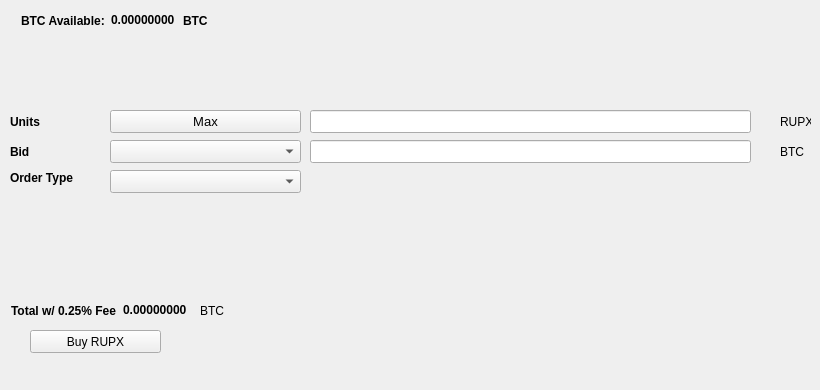
   <widget class="QWidget" name="BuyTab">
    <attribute name="title">
     <string>Buy</string>
    </attribute>
    <widget class="QPushButton" name="BuyRUP">
     <property name="geometry">
      <rect>
       <x>30</x>
       <y>330</y>
       <width>131</width>
       <height>23</height>
      </rect>
     </property>
     <property name="text">
      <string>Buy RUPX</string>
     </property>
     <property name="icon">
      <iconset resource="../rupaya.qrc">
       <normaloff>:/icons/bitcoin</normaloff>:/icons/bitcoin</iconset>
     </property>
    </widget>
    <widget class="QLabel" name="label_3">
     <property name="geometry">
      <rect>
       <x>10</x>
       <y>110</y>
       <width>46</width>
       <height>23</height>
      </rect>
     </property>
     <property name="font">
      <font>
       <weight>75</weight>
       <bold>true</bold>
      </font>
     </property>
     <property name="text">
      <string>Units</string>
     </property>
    </widget>
    <widget class="QLineEdit" name="UnitsInput">
     <property name="geometry">
      <rect>
       <x>310</x>
       <y>110</y>
       <width>441</width>
       <height>23</height>
      </rect>
     </property>
     <property name="font">
      <font>
       <pointsize>9</pointsize>
       <weight>75</weight>
       <bold>true</bold>
      </font>
     </property>
    </widget>
    <widget class="QLineEdit" name="BuyBidPriceEdit">
     <property name="geometry">
      <rect>
       <x>310</x>
       <y>140</y>
       <width>441</width>
       <height>23</height>
      </rect>
     </property>
     <property name="font">
      <font>
       <pointsize>9</pointsize>
       <weight>75</weight>
       <bold>true</bold>
      </font>
     </property>
    </widget>
    <widget class="QLabel" name="label_4">
     <property name="geometry">
      <rect>
       <x>780</x>
       <y>110</y>
       <width>31</width>
       <height>23</height>
      </rect>
     </property>
     <property name="text">
      <string>RUPX</string>
     </property>
    </widget>
    <widget class="QLabel" name="label_5">
     <property name="geometry">
      <rect>
       <x>780</x>
       <y>140</y>
       <width>31</width>
       <height>23</height>
      </rect>
     </property>
     <property name="text">
      <string>BTC</string>
     </property>
    </widget>
    <widget class="QLabel" name="label_6">
     <property name="geometry">
      <rect>
       <x>10</x>
       <y>140</y>
       <width>46</width>
       <height>23</height>
      </rect>
     </property>
     <property name="font">
      <font>
       <weight>75</weight>
       <bold>true</bold>
      </font>
     </property>
     <property name="text">
      <string>Bid</string>
     </property>
    </widget>
    <widget class="QLabel" name="label_7">
     <property name="geometry">
      <rect>
       <x>10</x>
       <y>170</y>
       <width>91</width>
       <height>16</height>
      </rect>
     </property>
     <property name="font">
      <font>
       <weight>75</weight>
       <bold>true</bold>
      </font>
     </property>
     <property name="text">
      <string>Order Type</string>
     </property>
    </widget>
    <widget class="QPushButton" name="Buy_Max_Amount">
     <property name="geometry">
      <rect>
       <x>110</x>
       <y>110</y>
       <width>191</width>
       <height>23</height>
      </rect>
     </property>
     <property name="font">
      <font>
       <pointsize>10</pointsize>
      </font>
     </property>
     <property name="text">
      <string>Max</string>
     </property>
    </widget>
    <widget class="QComboBox" name="BuyBidcomboBox">
     <property name="geometry">
      <rect>
       <x>110</x>
       <y>140</y>
       <width>191</width>
       <height>23</height>
      </rect>
     </property>
     <property name="font">
      <font>
       <pointsize>10</pointsize>
      </font>
     </property>
    </widget>
    <widget class="QComboBox" name="buyOrdertypeCombo">
     <property name="geometry">
      <rect>
       <x>110</x>
       <y>170</y>
       <width>191</width>
       <height>23</height>
      </rect>
     </property>
     <property name="font">
      <font>
       <pointsize>10</pointsize>
      </font>
     </property>
    </widget>
    <widget class="QWidget" name="layoutWidget1">
     <property name="geometry">
      <rect>
       <x>21</x>
       <y>11</y>
       <width>227</width>
       <height>19</height>
      </rect>
     </property>
     <layout class="QHBoxLayout" name="horizontalLayout_3">
      <item>
       <widget class="QLabel" name="label232">
        <property name="font">
         <font>
          <weight>75</weight>
          <bold>true</bold>
         </font>
        </property>
        <property name="text">
         <string>BTC Available:</string>
        </property>
       </widget>
      </item>
      <item>
       <widget class="QLabel" name="BtcAvailableLbl">
        <property name="palette">
         <palette>
          <active>
           <colorrole role="WindowText">
            <brush brushstyle="SolidPattern">
             <color alpha="255">
              <red>0</red>
              <green>0</green>
              <blue>0</blue>
             </color>
            </brush>
           </colorrole>
           <colorrole role="Button">
            <brush brushstyle="SolidPattern">
             <color alpha="255">
              <red>0</red>
              <green>170</green>
              <blue>0</blue>
             </color>
            </brush>
           </colorrole>
           <colorrole role="Light">
            <brush brushstyle="SolidPattern">
             <color alpha="255">
              <red>0</red>
              <green>255</green>
              <blue>0</blue>
             </color>
            </brush>
           </colorrole>
           <colorrole role="Midlight">
            <brush brushstyle="SolidPattern">
             <color alpha="255">
              <red>0</red>
              <green>212</green>
              <blue>0</blue>
             </color>
            </brush>
           </colorrole>
           <colorrole role="Dark">
            <brush brushstyle="SolidPattern">
             <color alpha="255">
              <red>0</red>
              <green>85</green>
              <blue>0</blue>
             </color>
            </brush>
           </colorrole>
           <colorrole role="Mid">
            <brush brushstyle="SolidPattern">
             <color alpha="255">
              <red>0</red>
              <green>113</green>
              <blue>0</blue>
             </color>
            </brush>
           </colorrole>
           <colorrole role="Text">
            <brush brushstyle="SolidPattern">
             <color alpha="255">
              <red>0</red>
              <green>170</green>
              <blue>0</blue>
             </color>
            </brush>
           </colorrole>
           <colorrole role="BrightText">
            <brush brushstyle="SolidPattern">
             <color alpha="255">
              <red>255</red>
              <green>255</green>
              <blue>255</blue>
             </color>
            </brush>
           </colorrole>
           <colorrole role="ButtonText">
            <brush brushstyle="SolidPattern">
             <color alpha="255">
              <red>0</red>
              <green>0</green>
              <blue>0</blue>
             </color>
            </brush>
           </colorrole>
           <colorrole role="Base">
            <brush brushstyle="SolidPattern">
             <color alpha="255">
              <red>255</red>
              <green>255</green>
              <blue>255</blue>
             </color>
            </brush>
           </colorrole>
           <colorrole role="Window">
            <brush brushstyle="SolidPattern">
             <color alpha="255">
              <red>0</red>
              <green>170</green>
              <blue>0</blue>
             </color>
            </brush>
           </colorrole>
           <colorrole role="Shadow">
            <brush brushstyle="SolidPattern">
             <color alpha="255">
              <red>0</red>
              <green>0</green>
              <blue>0</blue>
             </color>
            </brush>
           </colorrole>
           <colorrole role="AlternateBase">
            <brush brushstyle="SolidPattern">
             <color alpha="255">
              <red>127</red>
              <green>212</green>
              <blue>127</blue>
             </color>
            </brush>
           </colorrole>
           <colorrole role="ToolTipBase">
            <brush brushstyle="SolidPattern">
             <color alpha="255">
              <red>255</red>
              <green>255</green>
              <blue>220</blue>
             </color>
            </brush>
           </colorrole>
           <colorrole role="ToolTipText">
            <brush brushstyle="SolidPattern">
             <color alpha="255">
              <red>0</red>
              <green>0</green>
              <blue>0</blue>
             </color>
            </brush>
           </colorrole>
          </active>
          <inactive>
           <colorrole role="WindowText">
            <brush brushstyle="SolidPattern">
             <color alpha="255">
              <red>0</red>
              <green>0</green>
              <blue>0</blue>
             </color>
            </brush>
           </colorrole>
           <colorrole role="Button">
            <brush brushstyle="SolidPattern">
             <color alpha="255">
              <red>0</red>
              <green>170</green>
              <blue>0</blue>
             </color>
            </brush>
           </colorrole>
           <colorrole role="Light">
            <brush brushstyle="SolidPattern">
             <color alpha="255">
              <red>0</red>
              <green>255</green>
              <blue>0</blue>
             </color>
            </brush>
           </colorrole>
           <colorrole role="Midlight">
            <brush brushstyle="SolidPattern">
             <color alpha="255">
              <red>0</red>
              <green>212</green>
              <blue>0</blue>
             </color>
            </brush>
           </colorrole>
           <colorrole role="Dark">
            <brush brushstyle="SolidPattern">
             <color alpha="255">
              <red>0</red>
              <green>85</green>
              <blue>0</blue>
             </color>
            </brush>
           </colorrole>
           <colorrole role="Mid">
            <brush brushstyle="SolidPattern">
             <color alpha="255">
              <red>0</red>
              <green>113</green>
              <blue>0</blue>
             </color>
            </brush>
           </colorrole>
           <colorrole role="Text">
            <brush brushstyle="SolidPattern">
             <color alpha="255">
              <red>0</red>
              <green>170</green>
              <blue>0</blue>
             </color>
            </brush>
           </colorrole>
           <colorrole role="BrightText">
            <brush brushstyle="SolidPattern">
             <color alpha="255">
              <red>255</red>
              <green>255</green>
              <blue>255</blue>
             </color>
            </brush>
           </colorrole>
           <colorrole role="ButtonText">
            <brush brushstyle="SolidPattern">
             <color alpha="255">
              <red>0</red>
              <green>0</green>
              <blue>0</blue>
             </color>
            </brush>
           </colorrole>
           <colorrole role="Base">
            <brush brushstyle="SolidPattern">
             <color alpha="255">
              <red>255</red>
              <green>255</green>
              <blue>255</blue>
             </color>
            </brush>
           </colorrole>
           <colorrole role="Window">
            <brush brushstyle="SolidPattern">
             <color alpha="255">
              <red>0</red>
              <green>170</green>
              <blue>0</blue>
             </color>
            </brush>
           </colorrole>
           <colorrole role="Shadow">
            <brush brushstyle="SolidPattern">
             <color alpha="255">
              <red>0</red>
              <green>0</green>
              <blue>0</blue>
             </color>
            </brush>
           </colorrole>
           <colorrole role="AlternateBase">
            <brush brushstyle="SolidPattern">
             <color alpha="255">
              <red>127</red>
              <green>212</green>
              <blue>127</blue>
             </color>
            </brush>
           </colorrole>
           <colorrole role="ToolTipBase">
            <brush brushstyle="SolidPattern">
             <color alpha="255">
              <red>255</red>
              <green>255</green>
              <blue>220</blue>
             </color>
            </brush>
           </colorrole>
           <colorrole role="ToolTipText">
            <brush brushstyle="SolidPattern">
             <color alpha="255">
              <red>0</red>
              <green>0</green>
              <blue>0</blue>
             </color>
            </brush>
           </colorrole>
          </inactive>
          <disabled>
           <colorrole role="WindowText">
            <brush brushstyle="SolidPattern">
             <color alpha="255">
              <red>0</red>
              <green>85</green>
              <blue>0</blue>
             </color>
            </brush>
           </colorrole>
           <colorrole role="Button">
            <brush brushstyle="SolidPattern">
             <color alpha="255">
              <red>0</red>
              <green>170</green>
              <blue>0</blue>
             </color>
            </brush>
           </colorrole>
           <colorrole role="Light">
            <brush brushstyle="SolidPattern">
             <color alpha="255">
              <red>0</red>
              <green>255</green>
              <blue>0</blue>
             </color>
            </brush>
           </colorrole>
           <colorrole role="Midlight">
            <brush brushstyle="SolidPattern">
             <color alpha="255">
              <red>0</red>
              <green>212</green>
              <blue>0</blue>
             </color>
            </brush>
           </colorrole>
           <colorrole role="Dark">
            <brush brushstyle="SolidPattern">
             <color alpha="255">
              <red>0</red>
              <green>85</green>
              <blue>0</blue>
             </color>
            </brush>
           </colorrole>
           <colorrole role="Mid">
            <brush brushstyle="SolidPattern">
             <color alpha="255">
              <red>0</red>
              <green>113</green>
              <blue>0</blue>
             </color>
            </brush>
           </colorrole>
           <colorrole role="Text">
            <brush brushstyle="SolidPattern">
             <color alpha="255">
              <red>0</red>
              <green>85</green>
              <blue>0</blue>
             </color>
            </brush>
           </colorrole>
           <colorrole role="BrightText">
            <brush brushstyle="SolidPattern">
             <color alpha="255">
              <red>255</red>
              <green>255</green>
              <blue>255</blue>
             </color>
            </brush>
           </colorrole>
           <colorrole role="ButtonText">
            <brush brushstyle="SolidPattern">
             <color alpha="255">
              <red>0</red>
              <green>85</green>
              <blue>0</blue>
             </color>
            </brush>
           </colorrole>
           <colorrole role="Base">
            <brush brushstyle="SolidPattern">
             <color alpha="255">
              <red>0</red>
              <green>170</green>
              <blue>0</blue>
             </color>
            </brush>
           </colorrole>
           <colorrole role="Window">
            <brush brushstyle="SolidPattern">
             <color alpha="255">
              <red>0</red>
              <green>170</green>
              <blue>0</blue>
             </color>
            </brush>
           </colorrole>
           <colorrole role="Shadow">
            <brush brushstyle="SolidPattern">
             <color alpha="255">
              <red>0</red>
              <green>0</green>
              <blue>0</blue>
             </color>
            </brush>
           </colorrole>
           <colorrole role="AlternateBase">
            <brush brushstyle="SolidPattern">
             <color alpha="255">
              <red>0</red>
              <green>170</green>
              <blue>0</blue>
             </color>
            </brush>
           </colorrole>
           <colorrole role="ToolTipBase">
            <brush brushstyle="SolidPattern">
             <color alpha="255">
              <red>255</red>
              <green>255</green>
              <blue>220</blue>
             </color>
            </brush>
           </colorrole>
           <colorrole role="ToolTipText">
            <brush brushstyle="SolidPattern">
             <color alpha="255">
              <red>0</red>
              <green>0</green>
              <blue>0</blue>
             </color>
            </brush>
           </colorrole>
          </disabled>
         </palette>
        </property>
        <property name="font">
         <font>
          <weight>75</weight>
          <bold>true</bold>
         </font>
        </property>
        <property name="text">
         <string>0.00000000</string>
        </property>
        <property name="textInteractionFlags">
         <set>Qt::LinksAccessibleByMouse|Qt::TextSelectableByKeyboard|Qt::TextSelectableByMouse</set>
        </property>
       </widget>
      </item>
      <item>
       <widget class="QLabel" name="BtcAvailableLbl_2">
        <property name="font">
         <font>
          <weight>75</weight>
          <bold>true</bold>
         </font>
        </property>
        <property name="text">
         <string>BTC</string>
        </property>
       </widget>
      </item>
     </layout>
    </widget>
    <widget class="QWidget" name="layoutWidge2">
     <property name="geometry">
      <rect>
       <x>11</x>
       <y>301</y>
       <width>259</width>
       <height>19</height>
      </rect>
     </property>
     <layout class="QHBoxLayout" name="horizontalLayout_4">
      <item>
       <widget class="QLabel" name="label_9">
        <property name="font">
         <font>
          <weight>75</weight>
          <bold>true</bold>
         </font>
        </property>
        <property name="text">
         <string>Total w/ 0.25% Fee</string>
        </property>
       </widget>
      </item>
      <item>
       <widget class="QLabel" name="BuyCostLabel">
        <property name="palette">
         <palette>
          <active>
           <colorrole role="WindowText">
            <brush brushstyle="SolidPattern">
             <color alpha="255">
              <red>0</red>
              <green>0</green>
              <blue>0</blue>
             </color>
            </brush>
           </colorrole>
           <colorrole role="Button">
            <brush brushstyle="SolidPattern">
             <color alpha="255">
              <red>0</red>
              <green>170</green>
              <blue>0</blue>
             </color>
            </brush>
           </colorrole>
           <colorrole role="Light">
            <brush brushstyle="SolidPattern">
             <color alpha="255">
              <red>0</red>
              <green>255</green>
              <blue>0</blue>
             </color>
            </brush>
           </colorrole>
           <colorrole role="Midlight">
            <brush brushstyle="SolidPattern">
             <color alpha="255">
              <red>0</red>
              <green>212</green>
              <blue>0</blue>
             </color>
            </brush>
           </colorrole>
           <colorrole role="Dark">
            <brush brushstyle="SolidPattern">
             <color alpha="255">
              <red>0</red>
              <green>85</green>
              <blue>0</blue>
             </color>
            </brush>
           </colorrole>
           <colorrole role="Mid">
            <brush brushstyle="SolidPattern">
             <color alpha="255">
              <red>0</red>
              <green>113</green>
              <blue>0</blue>
             </color>
            </brush>
           </colorrole>
           <colorrole role="Text">
            <brush brushstyle="SolidPattern">
             <color alpha="255">
              <red>0</red>
              <green>170</green>
              <blue>0</blue>
             </color>
            </brush>
           </colorrole>
           <colorrole role="BrightText">
            <brush brushstyle="SolidPattern">
             <color alpha="255">
              <red>255</red>
              <green>255</green>
              <blue>255</blue>
             </color>
            </brush>
           </colorrole>
           <colorrole role="ButtonText">
            <brush brushstyle="SolidPattern">
             <color alpha="255">
              <red>0</red>
              <green>0</green>
              <blue>0</blue>
             </color>
            </brush>
           </colorrole>
           <colorrole role="Base">
            <brush brushstyle="SolidPattern">
             <color alpha="255">
              <red>255</red>
              <green>255</green>
              <blue>255</blue>
             </color>
            </brush>
           </colorrole>
           <colorrole role="Window">
            <brush brushstyle="SolidPattern">
             <color alpha="255">
              <red>0</red>
              <green>170</green>
              <blue>0</blue>
             </color>
            </brush>
           </colorrole>
           <colorrole role="Shadow">
            <brush brushstyle="SolidPattern">
             <color alpha="255">
              <red>0</red>
              <green>0</green>
              <blue>0</blue>
             </color>
            </brush>
           </colorrole>
           <colorrole role="AlternateBase">
            <brush brushstyle="SolidPattern">
             <color alpha="255">
              <red>127</red>
              <green>212</green>
              <blue>127</blue>
             </color>
            </brush>
           </colorrole>
           <colorrole role="ToolTipBase">
            <brush brushstyle="SolidPattern">
             <color alpha="255">
              <red>255</red>
              <green>255</green>
              <blue>220</blue>
             </color>
            </brush>
           </colorrole>
           <colorrole role="ToolTipText">
            <brush brushstyle="SolidPattern">
             <color alpha="255">
              <red>0</red>
              <green>0</green>
              <blue>0</blue>
             </color>
            </brush>
           </colorrole>
          </active>
          <inactive>
           <colorrole role="WindowText">
            <brush brushstyle="SolidPattern">
             <color alpha="255">
              <red>0</red>
              <green>0</green>
              <blue>0</blue>
             </color>
            </brush>
           </colorrole>
           <colorrole role="Button">
            <brush brushstyle="SolidPattern">
             <color alpha="255">
              <red>0</red>
              <green>170</green>
              <blue>0</blue>
             </color>
            </brush>
           </colorrole>
           <colorrole role="Light">
            <brush brushstyle="SolidPattern">
             <color alpha="255">
              <red>0</red>
              <green>255</green>
              <blue>0</blue>
             </color>
            </brush>
           </colorrole>
           <colorrole role="Midlight">
            <brush brushstyle="SolidPattern">
             <color alpha="255">
              <red>0</red>
              <green>212</green>
              <blue>0</blue>
             </color>
            </brush>
           </colorrole>
           <colorrole role="Dark">
            <brush brushstyle="SolidPattern">
             <color alpha="255">
              <red>0</red>
              <green>85</green>
              <blue>0</blue>
             </color>
            </brush>
           </colorrole>
           <colorrole role="Mid">
            <brush brushstyle="SolidPattern">
             <color alpha="255">
              <red>0</red>
              <green>113</green>
              <blue>0</blue>
             </color>
            </brush>
           </colorrole>
           <colorrole role="Text">
            <brush brushstyle="SolidPattern">
             <color alpha="255">
              <red>0</red>
              <green>170</green>
              <blue>0</blue>
             </color>
            </brush>
           </colorrole>
           <colorrole role="BrightText">
            <brush brushstyle="SolidPattern">
             <color alpha="255">
              <red>255</red>
              <green>255</green>
              <blue>255</blue>
             </color>
            </brush>
           </colorrole>
           <colorrole role="ButtonText">
            <brush brushstyle="SolidPattern">
             <color alpha="255">
              <red>0</red>
              <green>0</green>
              <blue>0</blue>
             </color>
            </brush>
           </colorrole>
           <colorrole role="Base">
            <brush brushstyle="SolidPattern">
             <color alpha="255">
              <red>255</red>
              <green>255</green>
              <blue>255</blue>
             </color>
            </brush>
           </colorrole>
           <colorrole role="Window">
            <brush brushstyle="SolidPattern">
             <color alpha="255">
              <red>0</red>
              <green>170</green>
              <blue>0</blue>
             </color>
            </brush>
           </colorrole>
           <colorrole role="Shadow">
            <brush brushstyle="SolidPattern">
             <color alpha="255">
              <red>0</red>
              <green>0</green>
              <blue>0</blue>
             </color>
            </brush>
           </colorrole>
           <colorrole role="AlternateBase">
            <brush brushstyle="SolidPattern">
             <color alpha="255">
              <red>127</red>
              <green>212</green>
              <blue>127</blue>
             </color>
            </brush>
           </colorrole>
           <colorrole role="ToolTipBase">
            <brush brushstyle="SolidPattern">
             <color alpha="255">
              <red>255</red>
              <green>255</green>
              <blue>220</blue>
             </color>
            </brush>
           </colorrole>
           <colorrole role="ToolTipText">
            <brush brushstyle="SolidPattern">
             <color alpha="255">
              <red>0</red>
              <green>0</green>
              <blue>0</blue>
             </color>
            </brush>
           </colorrole>
          </inactive>
          <disabled>
           <colorrole role="WindowText">
            <brush brushstyle="SolidPattern">
             <color alpha="255">
              <red>0</red>
              <green>85</green>
              <blue>0</blue>
             </color>
            </brush>
           </colorrole>
           <colorrole role="Button">
            <brush brushstyle="SolidPattern">
             <color alpha="255">
              <red>0</red>
              <green>170</green>
              <blue>0</blue>
             </color>
            </brush>
           </colorrole>
           <colorrole role="Light">
            <brush brushstyle="SolidPattern">
             <color alpha="255">
              <red>0</red>
              <green>255</green>
              <blue>0</blue>
             </color>
            </brush>
           </colorrole>
           <colorrole role="Midlight">
            <brush brushstyle="SolidPattern">
             <color alpha="255">
              <red>0</red>
              <green>212</green>
              <blue>0</blue>
             </color>
            </brush>
           </colorrole>
           <colorrole role="Dark">
            <brush brushstyle="SolidPattern">
             <color alpha="255">
              <red>0</red>
              <green>85</green>
              <blue>0</blue>
             </color>
            </brush>
           </colorrole>
           <colorrole role="Mid">
            <brush brushstyle="SolidPattern">
             <color alpha="255">
              <red>0</red>
              <green>113</green>
              <blue>0</blue>
             </color>
            </brush>
           </colorrole>
           <colorrole role="Text">
            <brush brushstyle="SolidPattern">
             <color alpha="255">
              <red>0</red>
              <green>85</green>
              <blue>0</blue>
             </color>
            </brush>
           </colorrole>
           <colorrole role="BrightText">
            <brush brushstyle="SolidPattern">
             <color alpha="255">
              <red>255</red>
              <green>255</green>
              <blue>255</blue>
             </color>
            </brush>
           </colorrole>
           <colorrole role="ButtonText">
            <brush brushstyle="SolidPattern">
             <color alpha="255">
              <red>0</red>
              <green>85</green>
              <blue>0</blue>
             </color>
            </brush>
           </colorrole>
           <colorrole role="Base">
            <brush brushstyle="SolidPattern">
             <color alpha="255">
              <red>0</red>
              <green>170</green>
              <blue>0</blue>
             </color>
            </brush>
           </colorrole>
           <colorrole role="Window">
            <brush brushstyle="SolidPattern">
             <color alpha="255">
              <red>0</red>
              <green>170</green>
              <blue>0</blue>
             </color>
            </brush>
           </colorrole>
           <colorrole role="Shadow">
            <brush brushstyle="SolidPattern">
             <color alpha="255">
              <red>0</red>
              <green>0</green>
              <blue>0</blue>
             </color>
            </brush>
           </colorrole>
           <colorrole role="AlternateBase">
            <brush brushstyle="SolidPattern">
             <color alpha="255">
              <red>0</red>
              <green>170</green>
              <blue>0</blue>
             </color>
            </brush>
           </colorrole>
           <colorrole role="ToolTipBase">
            <brush brushstyle="SolidPattern">
             <color alpha="255">
              <red>255</red>
              <green>255</green>
              <blue>220</blue>
             </color>
            </brush>
           </colorrole>
           <colorrole role="ToolTipText">
            <brush brushstyle="SolidPattern">
             <color alpha="255">
              <red>0</red>
              <green>0</green>
              <blue>0</blue>
             </color>
            </brush>
           </colorrole>
          </disabled>
         </palette>
        </property>
        <property name="font">
         <font>
          <weight>75</weight>
          <bold>true</bold>
         </font>
        </property>
        <property name="autoFillBackground">
         <bool>false</bool>
        </property>
        <property name="text">
         <string>0.00000000</string>
        </property>
        <property name="textInteractionFlags">
         <set>Qt::LinksAccessibleByMouse|Qt::TextSelectableByMouse</set>
        </property>
       </widget>
      </item>
      <item>
       <widget class="QLabel" name="label_10">
        <property name="font">
         <font>
          <weight>50</weight>
          <bold>false</bold>
         </font>
        </property>
        <property name="text">
         <string>BTC</string>
        </property>
       </widget>
      </item>
     </layout>
    </widget>
    <widget class="QLabel" name="label_24">
     <property name="geometry">
      <rect>
       <x>460</x>
       <y>300</y>
       <width>281</width>
       <height>81</height>
      </rect>
     </property>
     <property name="text">
      <string/>
     </property>
     <property name="pixmap">
      <pixmap>:/images/bittrex</pixmap>
     </property>
    </widget>
   </widget>
